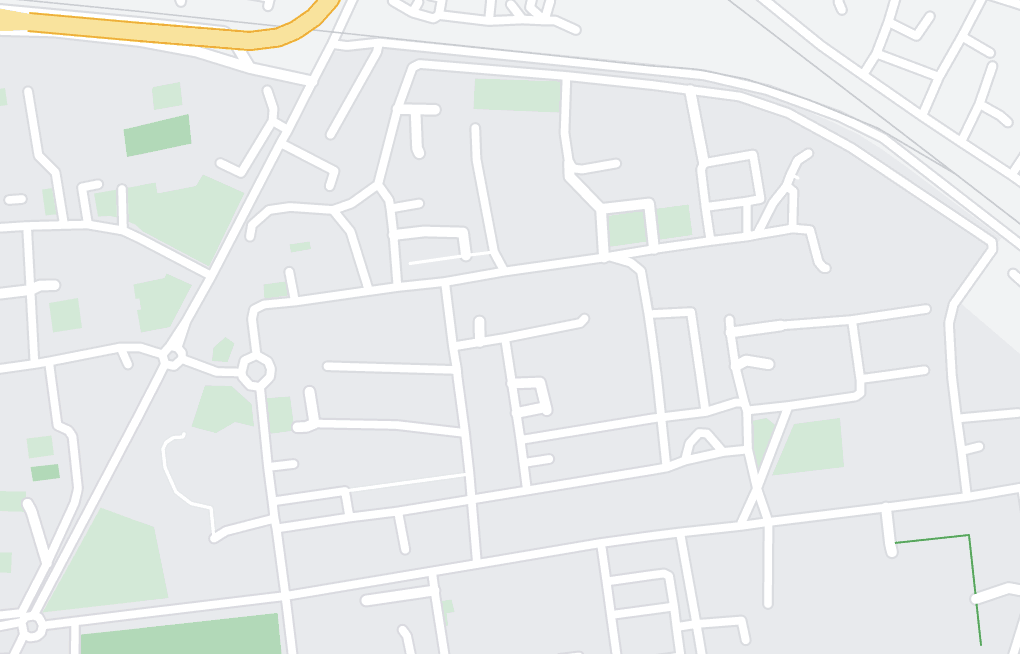
#> input picture mapkgp.png, 1020 x 654 px
$ python global_planner_final.py
#> lines starting #> are read from the running program, lines starting #| are printed output that depends on the picture; after the words box and inside, x2 and y2 are one past the last pixel; in counts of white or black regions, pixels touching at a corner belong together
import cv2
import random
import numpy as np
import matplotlib.pyplot as plt

class treeNode():
    # [5 lines left out: function __init__, not called in this run]

class RRTAlgorithm():
    # [67 lines left out: functions __init__, addChild, sampleAPoint, steerToPoint, isInObstacle, unitVector and 1 more, not called in this run]

    #find euclidean distance between a node and an XY point
    def distance(self, node1, point):
        dist = np.sqrt((node1.locationX - point[0])**2 + (node1.locationY - point[1])**2)
        return dist

    #check if the goal has been reached within step size
    # [4 lines left out: function goalFound, not called in this run]

    #reset nearestNode and nearest Distance
    def resetNearestValues (self):
        self.nearestNode = None
        self.nearestDist = 10000

    #trace the path from goal node to start node
    # [10 lines left out: function retraceRRTPath, not called in this run]

#Loading the image
image = cv2.imread("mapkgp.png", 1)
#> image is the input picture: shape (654, 1020, 3); mean B, G, R 236.5, 236.4, 233.6
gray_image = cv2.imread("mapkgp.png", 0)
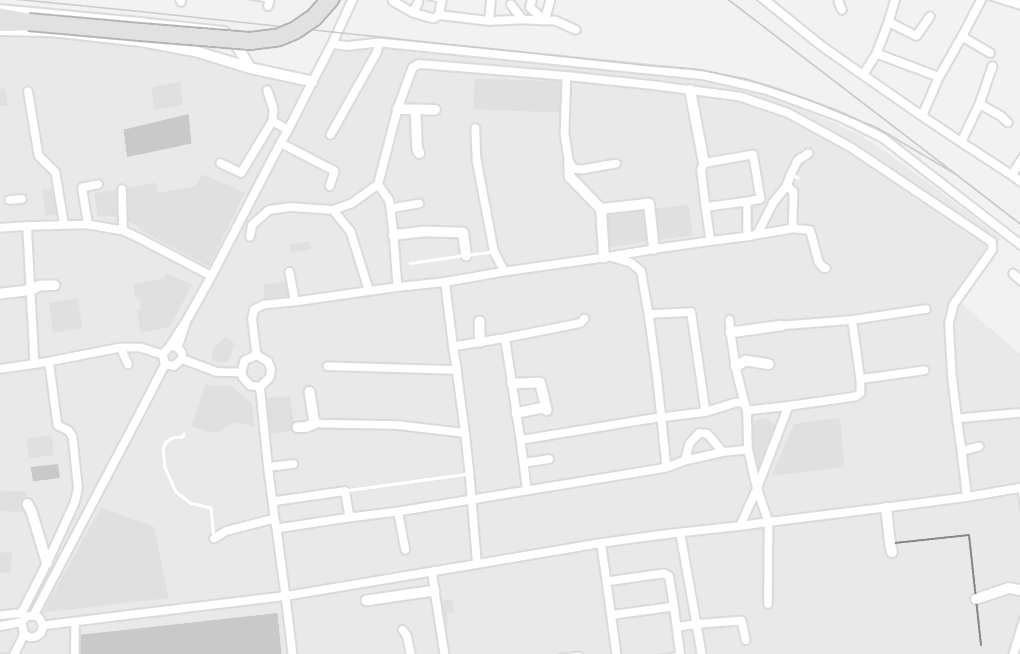
#> gray_image: shape (654, 1020); min 134, max 255, mean 235
kernel = np.ones((5, 5), np.uint8)
img_dia = cv2.dilate(gray_image, kernel, iterations=1)
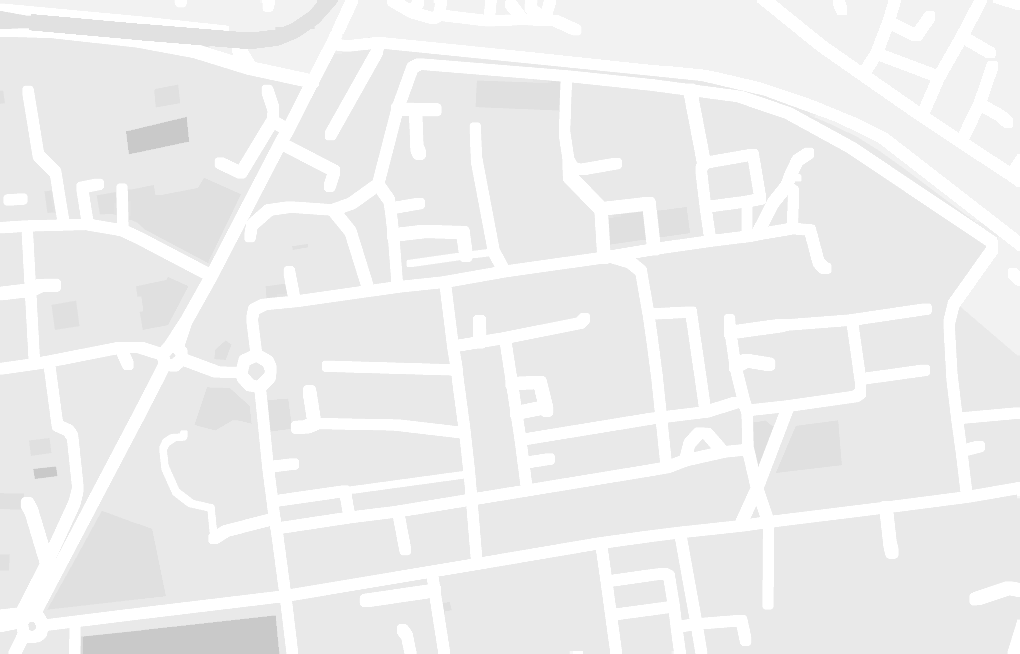
#> img_dia: shape (654, 1020); min 201, max 255, mean 238.4

# making binary
threshold_value = 254
_, grid = cv2.threshold(img_dia, threshold_value, 255, cv2.THRESH_BINARY)
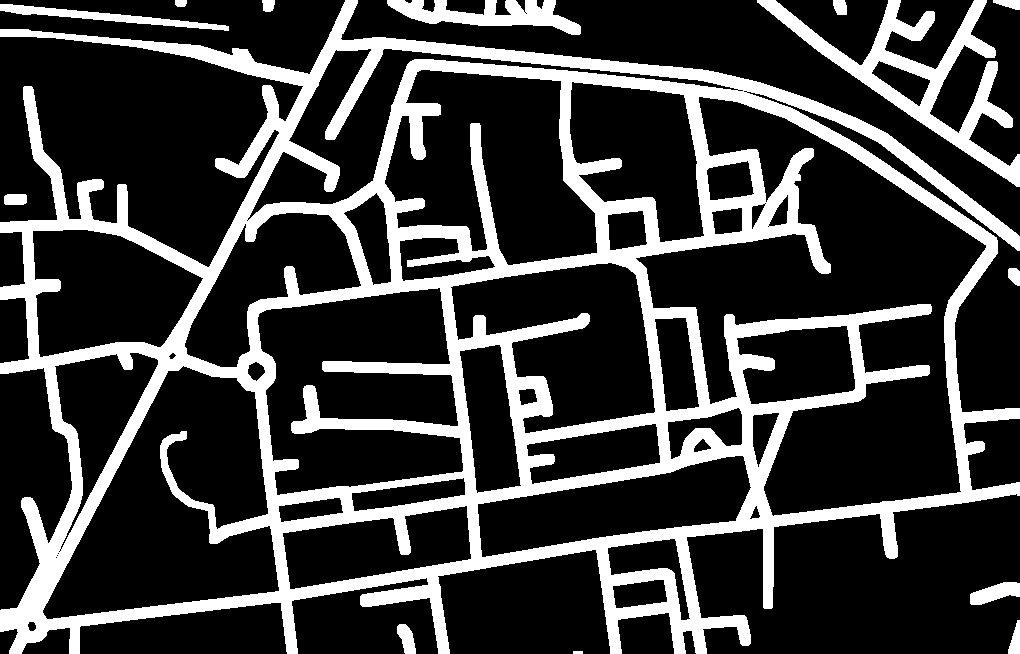
#> grid: shape (654, 1020); 23.8% white; 14 white regions, largest, box (x1, y1, x2, y2) and area: (0, 0, 1020, 654) 141937, (757, 0, 1020, 187) 9864, (387, 0, 581, 35) 3252

# Define parameters
# start = np.array([270,369]) # Starting point
# goal = np.array([811,403])  # Goal point
# [8 lines left out: function Capture_Event, not called in this run]

cv2.imshow('image', image)
# Set the Mouse Callback function, and call
# the Capture_Event function.
cv2.setMouseCallback('image', Capture_Event)
# Press any key to exit
cv2.waitKey(0)
# Destroy all the windows
# cv2.destroyAllWindows()


stepSize = 15
#> (the run stopped early here; a loop or call above may not have finished)
